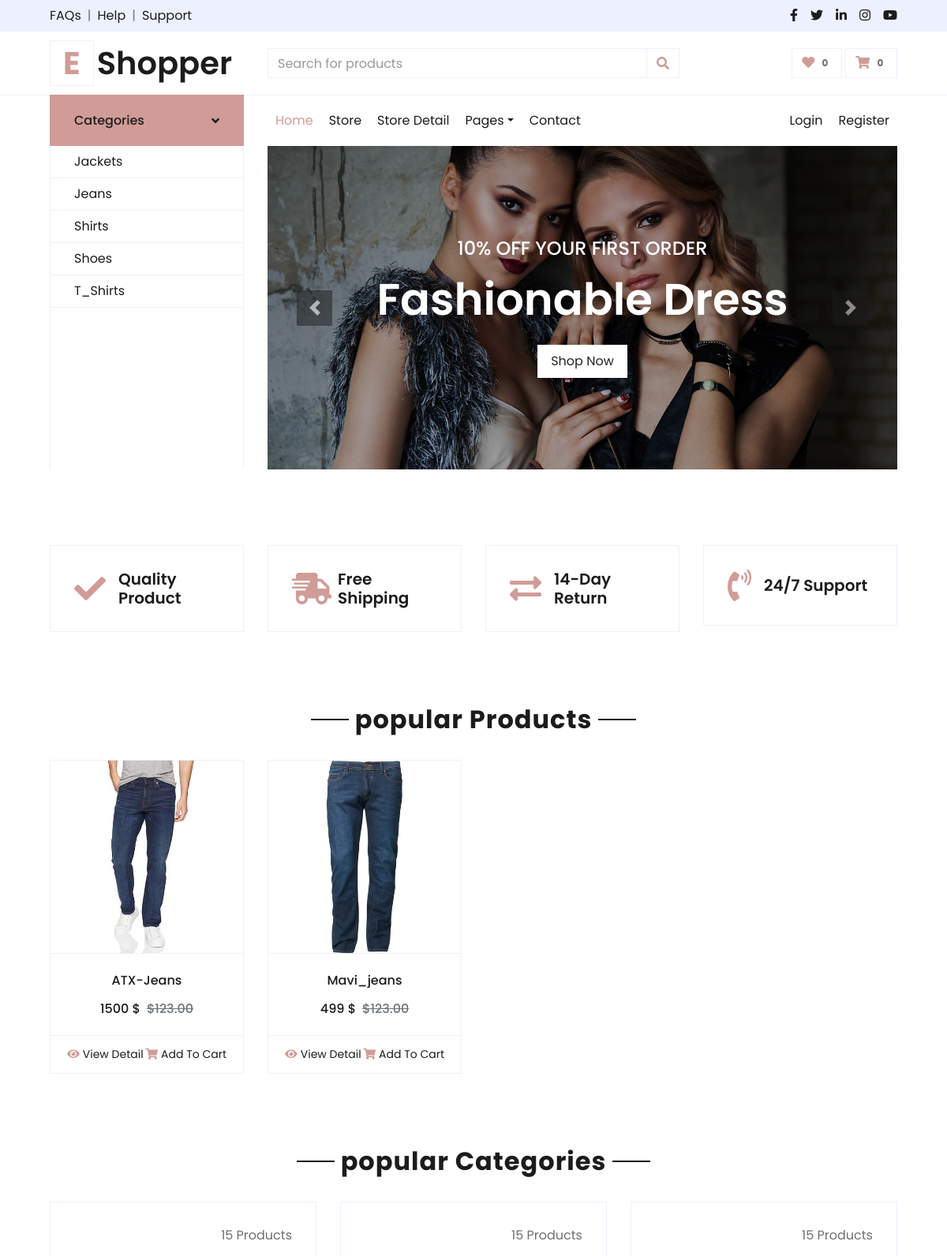
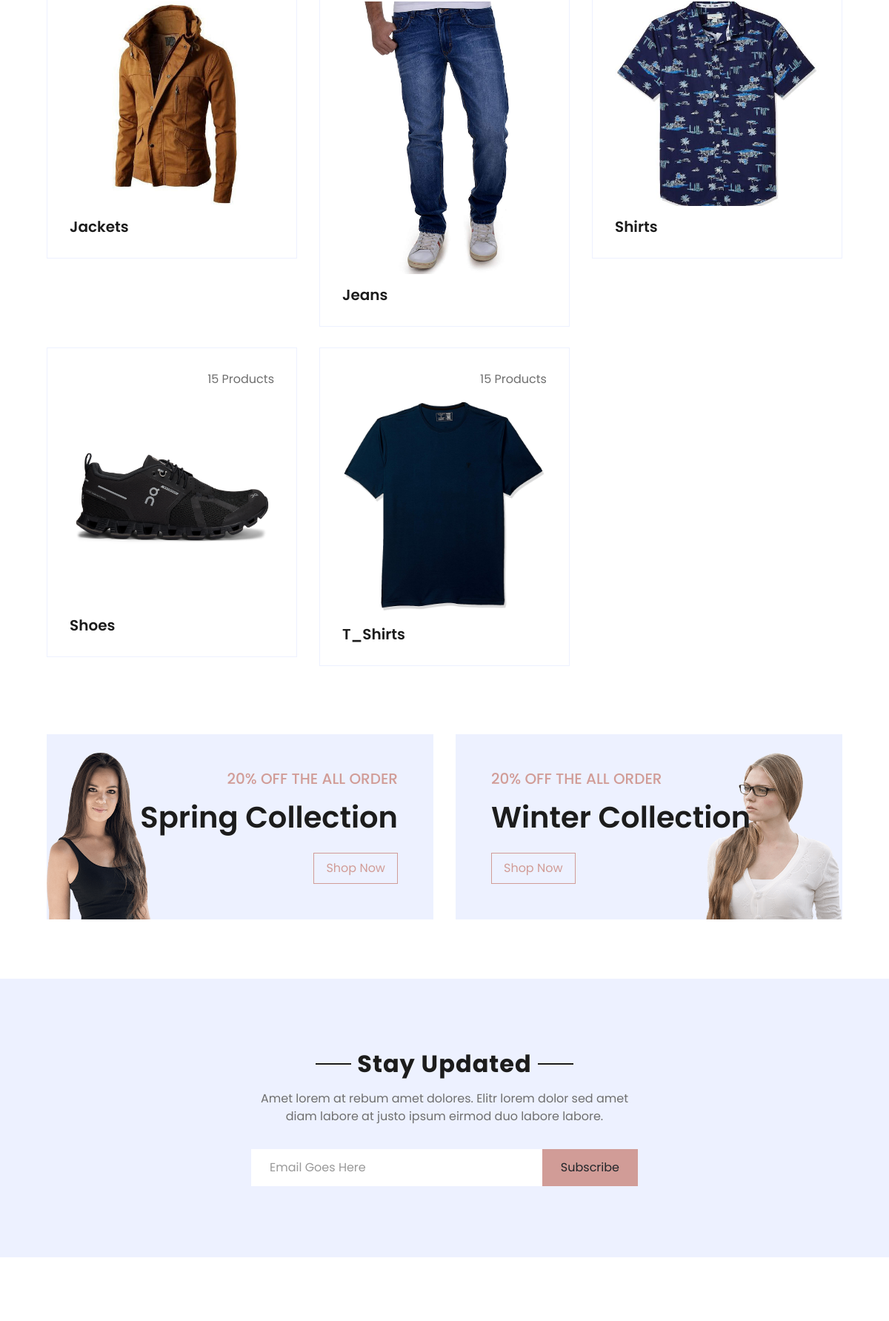
The page /?id=2 (upper part) on the database its author committed (2 pictures, top to bottom).
### category/models.py (models this page shows, shortened)
class Category(models.Model):
    category_name = models.CharField(max_length=50, unique=True)
    slug = models.SlugField(max_length=100, unique=True)
    description = models.TextField(max_length=255, blank=True)
    cat_image = models.ImageField(
        upload_to='media/category/images', blank=True)
    created_at = models.DateTimeField(default=datetime.datetime.now())
    updated_at = models.DateTimeField(auto_now=True)
    class Meta:
        verbose_name = 'category'
        verbose_name_plural = 'Categories'

### store/models.py (models this page shows, shortened)
class Product(models.Model):
    product_name = models.CharField(max_length=200, unique=True)
    slug = models.SlugField(max_length=200, unique=True)
    category = models.ForeignKey(Category, on_delete=models.CASCADE)
    description = models.TextField(max_length=500, blank=True)
    price = models.IntegerField()
    image = models.ImageField(upload_to="media/products/images/")
    stock = models.IntegerField()
    is_available = models.BooleanField(default=True)
    created_at = models.DateTimeField(auto_now_add=True)
    modified_date = models.DateTimeField(auto_now=True)
    def __str__(self):
        return self.product_name + '  ' + str(self.price)+''
    @staticmethod
    def get_all__products__id(id):
        return Product.objects.filter(category=id)

### baseapp/views.py (the view)
# urls.py: path('', index, name= 'homepage'),
def index(request):
    id=request.GET.get("id")
    if id:
        prod = Product.get_all__products__id(id)
    else:
        prod = Product.get_all__products(request).filter(is_available=True)
    ctrs=Category.objects.all()
    print(prod)
    context = {
        "category": ctrs,
        "products": prod,
    }
    return render(request, 'baseapp/index.html', context)

### carts/context_processors.py (called while the page is built)
def counter(request):
    cart_count = 0
    if 'admin'in request.path:
        return {}
    else:
        try:
            cart = CartModel.objects.filter(cart_id= _cart_id(request))
            cart_items = CartItem.objects.all().filter(cart=cart[:1])
            for cart_item in cart_items:
                cart_count += cart_item.quantity
        except CartModel.DoesNotExist:
            cart_count = 0
    return dict(cart_count=cart_count)

### carts/views.py (called while the page is built)
def _cart_id(request):
    cart = request.session.session_key
    if not cart:        # agr phly se session na ho ho session bna lay gay
        cart = request.session.create()
    return cart

### category/context_processors.py (called while the page is built)
def menu_links(request):
    links = Category.objects.all()
    return dict(links=links)

### baseapp/templates/baseapp/index.html (shortened to what this page needs)
{% extends "baseapp/base.html" %}
{% load static %}
{% block content %}
     <div class="container-fluid pt-5">
        <div class="text-center mb-4">
            <h2 class="section-title px-5"><span class="px-2">popular Products</span></h2>
        </div>
        <div class="row px-xl-5 pb-3"> {% for prod in products%}
            <div class="col-lg-3 col-md-6 col-sm-12 pb-1">
                <div class="card product-item border-0 mb-4">
                    <div class="card-header product-img position-relative overflow-hidden bg-transparent border p-0">
                        <img class="img-fluid w-100" src = " {{prod.image.url}}" alt="">
                    </div>
                    <div class="card-body border-left border-right text-center p-0 pt-4 pb-3">
                        <h6 class="text-truncate mb-3">{{prod.product_name}}</h6>
                        <div class="d-flex justify-content-center">
                            <h6>{{prod.price}} $</h6><h6 class="text-muted ml-2"><del>$123.00</del></h6>
                        </div>
                    </div>
                    <div class="card-footer d-flex justify-content-between bg-light border">
                        <a href="" class="btn btn-sm text-dark p-0"><i class="fas fa-eye text-primary mr-1"></i>View Detail</a>
                        <a href="" class="btn btn-sm text-dark p-0"><i class="fas fa-shopping-cart text-primary mr-1"></i>Add To Cart</a>
                    </div>
                </div>
            </div>{% endfor %}
        </div>
    </div>
    <div class="container-fluid pt-5">
        <div class="text-center mb-4">
            <h2 class="section-title px-5"><span class="px-2">popular Categories</span></h2>
        </div>
        <div class="row px-xl-5 pb-3">
             {% for ctrs in category %}
            <div class="col-lg-4 col-md-6 pb-1">
                <div class="cat-item d-flex flex-column border mb-4" style="padding: 30px;">
                    <p class="text-right">15 Products</p>
                    <a href="" class="cat-img position-relative overflow-hidden mb-3">
                        <img class="img-fluid" src = "{{ctrs.cat_image.url}}" alt="">
                    </a>
                    <h5 class="font-weight-semi-bold m-0">{{ctrs.category_name}}</h5>
                </div>
            </div>
            {% endfor%}
        </div>
    </div>
    <div class="container-fluid offer pt-5">
        <div class="row px-xl-5">
            <div class="col-md-6 pb-4">
                <div class="position-relative bg-secondary text-center text-md-right text-white mb-2 py-5 px-5">
                    <img src = " {% static 'img/offer-1.png' %} " alt="">
                    <div class="position-relative" style="z-index: 1;">
                        <h5 class="text-uppercase text-primary mb-3">20% off the all order</h5>
                        <h1 class="mb-4 font-weight-semi-bold">Spring Collection</h1>
                        <a href="" class="btn btn-outline-primary py-md-2 px-md-3">Shop Now</a>
                    </div>
                </div>
            </div>
            <div class="col-md-6 pb-4">
                <div class="position-relative bg-secondary text-center text-md-left text-white mb-2 py-5 px-5">
                    <img src = " {% static 'img/offer-2.png' %} " alt="">
                    <div class="position-relative" style="z-index: 1;">
                        <h5 class="text-uppercase text-primary mb-3">20% off the all order</h5>
                        <h1 class="mb-4 font-weight-semi-bold">Winter Collection</h1>
                        <a href="" class="btn btn-outline-primary py-md-2 px-md-3">Shop Now</a>
                    </div>
                </div>
            </div>
        </div>
    </div>
    <div class="container-fluid bg-secondary my-5">
        <div class="row justify-content-md-center py-5 px-xl-5">
            <div class="col-md-6 col-12 py-5">
                <div class="text-center mb-2 pb-2">
                    <h2 class="section-title px-5 mb-3"><span class="bg-secondary px-2">Stay Updated</span></h2>
                    <p>Amet lorem at rebum amet dolores. Elitr lorem dolor sed amet diam labore at justo ipsum eirmod duo labore labore.</p>
                </div>
                <form action="">
                    <div class="input-group">
                        <input type="text" class="form-control border-white p-4" placeholder="Email Goes Here">
                        <div class="input-group-append">
                            <button class="btn btn-primary px-4">Subscribe</button>
                        </div>
                    </div>
                </form>
            </div>
        </div>
    </div>
    <div class="container-fluid pt-5">
    </div>
{% endblock %}

### baseapp/templates/baseapp/sidenavbar.html (shortened to what this page needs)
 {% load static %}
 <div class="row border-top px-xl-5">
            <div class="col-lg-3 d-none d-lg-block">
                <a class="btn shadow-none d-flex align-items-center justify-content-between bg-primary text-white w-100" data-toggle="collapse" href="#navbar-vertical" style="height: 65px; margin-top: -1px; padding: 0 30px;">
                    <h6 class="m-0">Categories</h6>
                    <i class="fa fa-angle-down text-dark"></i>
                </a>
                <nav class="collapse show navbar navbar-vertical navbar-light align-items-start p-0 border border-top-0 border-bottom-0" id="navbar-vertical">
                    <div class="navbar-nav w-100 overflow-hidden" style="height: 410px">
                        {% for ctr in links %}
                          <a href="/?id={{ctr.id}}" class="nav-item nav-link">{{ctr.category_name}}</a>
                       {% endfor%}
                    </div>
                </nav>
            </div>
            <div class="col-lg-9">
                <nav class="navbar navbar-expand-lg bg-light navbar-light py-3 py-lg-0 px-0">
                    <div class="collapse navbar-collapse justify-content-between" id="navbarCollapse">
                        <div class="navbar-nav mr-auto py-0">
                            <a href="{% url 'homepage' %}" class="nav-item nav-link active">Home</a>
                            <a href="{% url 'store_homepage' %}" class="nav-item nav-link">Store</a>
                            <a href="{% url 'store_detailpage' %}" class="nav-item nav-link">Store Detail</a>
                            <div class="nav-item dropdown">
                                <a href="#" class="nav-link dropdown-toggle" data-toggle="dropdown">Pages</a>
                            </div>
                            <a href="contact.html" class="nav-item nav-link">Contact</a>
                        </div>
                        <div class="navbar-nav ml-auto py-0">
                            <a href="{% url 'loginpage' %}" class="nav-item nav-link">Login</a>
                            <a href="{% url 'register' %}" class="nav-item nav-link">Register</a>
                        </div>
                    </div>
                </nav>
                <div id="header-carousel" class="carousel slide" data-ride="carousel">
                    <div class="carousel-inner">
                        <div class="carousel-item active" style="height: 410px;">
                            <img class="img-fluid" src=" {% static 'img/carousel-1.jpg' %}" alt="Image">
                            <div class="carousel-caption d-flex flex-column align-items-center justify-content-center">
                                <div class="p-3" style="max-width: 700px;">
                                    <h4 class="text-light text-uppercase font-weight-medium mb-3">10% Off Your First Order</h4>
                                    <h3 class="display-4 text-white font-weight-semi-bold mb-4">Fashionable Dress</h3>
                                    <a href="" class="btn btn-light py-2 px-3">Shop Now</a>
                                </div>
                            </div>
                        </div>
                    </div>
                    <a class="carousel-control-prev" href="#header-carousel" data-slide="prev">
                        <div class="btn btn-dark" style="width: 45px; height: 45px;">
                            <span class="carousel-control-prev-icon mb-n2"></span>
                        </div>
                    </a>
                    <a class="carousel-control-next" href="#header-carousel" data-slide="next">
                        <div class="btn btn-dark" style="width: 45px; height: 45px;">
                            <span class="carousel-control-next-icon mb-n2"></span>
                        </div>
                    </a>
                </div>
            </div>
        </div>

### rows shown on the page
Category: category_name "Jackets", cat_image (picture)
Category: category_name "Jeans", cat_image (picture)
Category: category_name "Shirts", cat_image (picture)
Category: category_name "Shoes", cat_image (picture)
Category: category_name "T_Shirts", cat_image (picture)
Product: image (picture), product_name "ATX-Jeans", price "1500"
Product: image (picture), product_name "Mavi_jeans", price "499"
